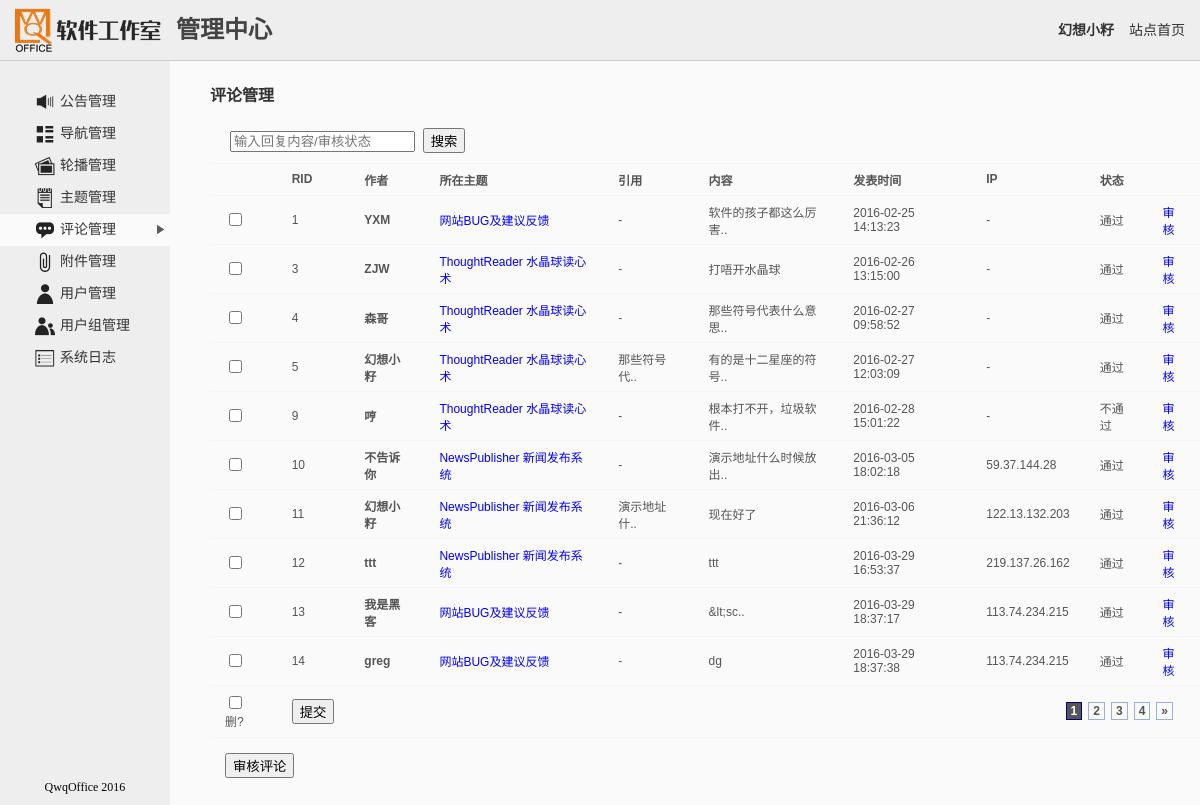
Page /admin.php?mod=reply (signed in) on the committed database.
### tables this page shows
CREATE TABLE IF NOT EXISTS `qo_reply` (
  `RID` int(10) NOT NULL AUTO_INCREMENT,
  `TID` int(10) NOT NULL,
  `UID` int(10) DEFAULT NULL,
  `VisitorName` char(20) DEFAULT NULL,
  `Quote` int(10) DEFAULT NULL,
  `ReplyContent` text NOT NULL,
  `Time` datetime NOT NULL,
  `ReplyIP` char(15) NOT NULL,
  `Status` char(10) NOT NULL,
  PRIMARY KEY (`RID`),
  KEY `qo_article_reply_ibfk_1` (`TID`)
);

CREATE TABLE IF NOT EXISTS `qo_article` (
  `TID` int(10) NOT NULL AUTO_INCREMENT,
  `CID` int(10) NOT NULL,
  `UID` int(10) NOT NULL,
  `Title` char(40) NOT NULL,
  `Content` text NOT NULL,
  `Time` datetime NOT NULL,
  `ClickCount` int(10) NOT NULL,
  `ArticleType` char(20) NOT NULL,
  PRIMARY KEY (`TID`),
  KEY `qo_article_ibfk_1` (`CID`)
);

CREATE TABLE IF NOT EXISTS `qo_user` (
  `UID` int(10) NOT NULL AUTO_INCREMENT,
  `GID` int(10) NOT NULL,
  `Username` char(20) NOT NULL,
  `Password` char(32) NOT NULL,
  `RegIP` char(15) NOT NULL,
  `RegDate` datetime NOT NULL,
  `LastLogin` datetime NOT NULL,
  `Privacy` char(20) NOT NULL,
  PRIMARY KEY (`UID`),
  UNIQUE KEY `Username` (`Username`)
);

### admin.php (the view, shortened to what this page needs)
<!DOCTYPE html PUBLIC "-//W3C//DTD XHTML 1.0 Transitional//EN" "http://www.w3.org/TR/xhtml1/DTD/xhtml1-transitional.dtd">
<html xmlns="http://www.w3.org/1999/xhtml">
<head>
<link href="css/style.admin.css" rel="stylesheet" type="text/css" />
<link rel="stylesheet" href="ke4/themes/default/default.css" />
<link rel="stylesheet" href="ke4/plugins/code/prettify.css" />
</head>
<body>
<?php
	require_once("include/func.php");
	if(isset($_GET["mod"])){
		$mod=$_GET["mod"];
	}else{
		$mod="";
	}
	if(isset($_GET["page"])){
		$page=$_GET["page"];
	}else{
		$page="1";
	}
	$PageSize=10;
	$PageCount=8;
	$start=($page-1)*$PageSize;
	$u=$_SESSION["qo_user"];
	$uid=getUID($u);
	$menus=array("notice"=>"公告管理",
				 "navi"=>"导航管理",
				 "carousel"=>"轮播管理",
				 "article"=>"主题管理",
				 "reply"=>"评论管理",
				 "attach"=>"附件管理",
				 "user"=>"用户管理",
				 "usergrp"=>"用户组管理",
				 "logs"=>"系统日志");
	echo "<table cellpadding='0' cellspacing='0' width='100%' height='100%'><tr><td height='61' colspan='2'>";
	echo "<div id='header'>";
	echo "<a href='admin.php'><img src='images/logo.png' width='146' height='50' style='float:left;margin-left:15px;' />";
	echo "<span class='title'>管理中心</span></a>";
	echo "<span class='home'><a href='index.php'>站点首页</a></span>";
	echo "<span class='greeting'><a href='index.php?{$uid}'>{$_SESSION['qo_user']}</a></span>";
	echo "</div></td></tr>";
	echo "<tr><td width='170' style='vertical-align:top;position:relative;background-color:#EEE;'>";
	echo "<div id='menu'>";
	echo "<ul>";
	foreach($menus as $key=>$value){
		$curStr=$mod==$key ? "class='cur'" : "";
		echo "<a href='admin.php?mod={$key}' {$curStr}><img src='images/{$key}.png' width='20' height='20' /><li>{$value}</li></a>";
	}
	echo "</ul>";
	echo "<span class='copyright'>QwqOffice 2016</span>";
	echo "</div></td>";
	echo "<td style='vertical-align:top;'>";
	echo "<div id='content'>";
	if($mod=="notice"){
		$types=array("String"=>"文字", "Link"=>"链接");
		$status=array("Show"=>"显示","Hide"=>"隐藏");
		if(isset($_GET["opr"])){
			$opr=$_GET["opr"];
		}else{
			$opr="mgr";
		}
		if($opr=="mgr" || $opr=="search"){
			$globaltitle="公告管理";
			$kwd="";
			if(isset($_GET["kwd"])) $kwd=$_GET["kwd"];
			echo "<h4>{$globaltitle}</h4>";
			echo "<div class='search'><form action='' autocomplete='off' method='get'>";
			echo "<input type='hidden' name='mod' value='{$mod}' />";
			echo "<input type='hidden' name='opr' value='search' />";
			echo "<input type='text' name='kwd' placeholder='输入标题/链接/是否显示' value='{$kwd}' />";
			echo "&nbsp;&nbsp;<input type='submit' value='搜索' />";
			echo "</form></div>";
			echo "<form action='admin_comm.php' method='post'><table id='table' cellspacing='0'>";
			echo "<tr><td></td><td>NID</td><td>作者</td><td>标题</td><td>类型</td><td>内容</td><td>时间</td><td>状态</td><td></td></tr>";
			if($opr=="mgr"){
				$sql="select * from qo_notice,qo_user where qo_notice.UID=qo_user.UID order by NID";
			}else{
				$kwd=mb_substr(addslashes(str_replace(" ","%",$_GET["kwd"])),0,10,"utf-8");
				$sql="select * from qo_notice,qo_user where qo_notice.UID=qo_user.UID and (Title like '%{$kwd}%' or Content like '%{$kwd}%') order by NID";
			}
			$number=mysql_num_rows(mysql_query($sql));
			$result=mysql_query($sql." limit {$start},{$PageSize}");
			$maxPage=$number%$PageSize==0 ? $number/$PageSize : floor($number/$PageSize)+1;
			while($arr=mysql_fetch_array($result)){
				$month=substr($arr["Time"],0,7);
				echo "<tr><td><input type='checkbox' name='delete[]' value='{$arr['NID']}' /></td>";
				echo "<td>{$arr['NID']}</td>";
				echo "<td><a href='home.php?mod=spc&ac=profile&uid={$arr['UID']}#notice{$arr['NID']}'>{$arr['Username']}</td>";
				echo "<td class='noticetitle'><a href='home.php?mod=notice&ac=notice&date={$month}&nid={$arr['NID']}' style='color:black'>{$arr['Title']}</a></td>";
				echo "<td>{$types[$arr['NoticeType']]}</td>";
				echo "<td>{$arr['Content']}</td>";
				echo "<td>{$arr['Time']}</td>";
				echo "<td>{$status[$arr['Status']]}</td>";
				echo "<td><a href='admin.php?mod=notice&opr=edit&nid={$arr['NID']}' class='mainlink'>编辑</a></td></tr>";
			}
			echo "<tr><td><input id='checkbox' type='checkbox' onclick='checkAll(this)' /><label for='checkbox'>删?</label></td>";
			echo "<td><input type='submit' name='{$mod}' value='提交' /></td>";
			echo "<td colspan='6'>";
			print_page($number,$PageSize,$page,$PageCount,true);
			echo "</td><td></td></tr>";
			echo "<tr><td colspan='10'><a href='admin.php?mod=notice&opr=new'><input type='button' value='发布公告' /></a></td></tr>";
			echo "</table></form>";
		}
		else if($opr=="new" || $opr=="edit"){
			if($opr=="edit"){
				if(isset($_GET["nid"])){
					$nid=$_GET["nid"];
					chkExists("qo_notice","NID",$uid);
				}else{
					exit;
				}
				$notice=mysql_fetch_array(mysql_query("select * from qo_notice where NID={$nid}"));
				$oldspan=$notice["Title"];
				$oldtitle=strip_tags($oldspan);
				$oldtype=$notice["NoticeType"];
				$oldcontent=str_replace("<br />","\r\n",$notice["Content"]);
				$oldsta=$notice["Status"];
				$globaltitle="公告管理-编辑公告";
				echo "<h4>{$globaltitle}</h4>";
			}else{
				$oldtitle="";
				$oldtype="";
				$oldcontent="";
				$oldsta="";
				$globaltitle="公告管理-发布公告";
				echo "<h4>{$globaltitle}</h4>";
			}
			echo "<form action='admin_comm.php' autocomplete='off' method='post' onsubmit='return chkNotice()'>";
			echo "<table id='table' class='detail-table' cellspacing='0'>";
			echo "<tr><td><p><label for='noticeTitle'>标题</label></p>";
			echo "<p><input type='text' name='noticeTitle' id='noticeTitle' value='{$oldtitle}' />";
			echo "</p></td></tr>";
			echo "<tr><td><p><label>类型：</label></p>";
			$i=1;
			foreach($types as $k=>$v){
				$checkStr=$i==1?"checked":"";
				if($opr=="edit") $checkStr=$oldtype==$k?"checked":"";
				echo "<p class='inputradio'><input type='radio' name='type' value='{$k}' id='{$k}' {$checkStr} /><label for='{$k}'>{$v}</label></p>";
				$i++;
			}
			echo "</td></tr>";
			echo "<tr><td><p><label for='noticeContent'>内容：</label></p>";
			echo "<p><textarea name='noticeContent' id='noticeContent' max-width='200'>{$oldcontent}</textarea></p></td></tr>";
			echo "<tr><td><p><label>状态</label></p>";
			echo "<p class='inputradio'>";
			$i=1;
			foreach($status as $k=>$v){
				$checkStr=$i==1?"checked":"";
				if($opr=="edit") $checkStr=$oldsta==$k?"checked":"";
				echo "<input type='radio' name='status' value='{$k}' id='{$k}' {$checkStr} /><label for='{$k}'>{$v}</label>&nbsp;&nbsp;";
				$i++;
			}
			echo "</p>";
			echo "</td></tr>";
			echo "<tr><td><p><input type='submit' name='{$mod}' id='{$mod}' value='提交' />";
			echo "<input type='hidden' name='opr' value='{$opr}' />";
			echo "&nbsp;&nbsp;<input type='reset' value='重置' /></p></td></tr>";
			if($opr=="edit"){
				echo "<div id='oldspan' style='display:none'>{$oldspan}</div>";
				echo "<input type='hidden' name='nid' value='{$_GET['nid']}' />";
			}
			echo "</table></form>";
		}else{
			header("location: admin.php");
			exit;
		}
	}
	else if($mod=="reply"){
		if(isset($_GET["opr"])){
			$opr=$_GET["opr"];
		}else{
			$opr="mgr";
		}
		if($opr=="mgr" || $opr=="search"){
			$globaltitle="评论管理";
			$kwd="";
			echo "<h4>{$globaltitle}</h4>";
			echo "<div class='search'><form action='' autocomplete='off' method='get'>";
			echo "<input type='text' name='kwd' placeholder='输入回复内容/审核状态' value='{$kwd}' />";
			echo "&nbsp;&nbsp;<input type='submit' value='搜索' />";
			echo "</form></div>";
			echo "<form action='admin_comm.php' autocomplete='off' method='post'><table id='table' cellspacing='0'>";
			echo "<tr><td></td><td>RID</td><td>作者</td><td>所在主题</td><td>引用</td><td>内容</td><td>发表时间</td><td>IP</td><td>状态</td><td></td></tr>";
			if($opr=="mgr"){
				$sql="select * from qo_reply order by RID";
			}else{
				$kwd=mb_substr(addslashes(str_replace(" ","%",$_GET["kwd"])),0,10,"utf-8");
				$sql="select * from qo_reply where ReplyContent like '%{$kwd}%' or Status='{$kwd}' order by RID";
			}
			$result=mysql_query($sql." limit {$start},{$PageSize}");
			while($arr=mysql_fetch_array($result)){
				if($arr["Quote"]==""){
					$reply="-";
				}else{
					$reply=mysql_fetch_array(mysql_query("select * from qo_reply where RID={$arr['Quote']}"));
					$reply=htmlspecialchars($reply["ReplyContent"]);
				}
				echo "<tr><td><input type='checkbox' name='delete[]' value='{$arr['RID']}' /></td>";
				echo "<td>{$arr['RID']}</td>";
				if($arr["UID"]==""){
					$name=$arr["VisitorName"];
				}else{
					$name=mysql_fetch_array(mysql_query("select * from qo_user where UID={$arr['UID']}"));
					$name=$name["Username"];
				}
				echo "<td class='bolder'>{$name}</td>";
				$title=mysql_fetch_array(mysql_query("select * from qo_article where TID={$arr['TID']}"));
				$title=$title["Title"];
				echo "<td><a href='article.php?mod=view&tid={$arr['TID']}' class='mainlink'>{$title}</a></td>";
				echo "<td title='{$reply}'>".mb_substr($reply,0,5,"utf-8").(mb_strlen($reply)>5?"..":"")."</td>";
				$content=htmlspecialchars($arr["ReplyContent"]);
				echo '<td title="'.$content.'">'.mb_substr($content,0,10,"utf-8").(mb_strlen($content)>10?"..":"")."</td>";
				echo "<td>{$arr['Time']}</td>";
				echo "<td>{$arr['ReplyIP']}</td>";
				echo "<td>{$arr['Status']}</td>";
				echo "<td><a href='admin.php?mod=reply&opr=edit&rid={$arr['RID']}' class='mainlink'>审核</a></td></tr>";
			}
			echo "<tr><td><input id='checkbox' type='checkbox' onclick='checkAll(this)' /><label for='checkbox'>删?</label></td>";
			echo "<td><input type='submit' name='{$mod}' value='提交' /></td>";
			echo "<td colspan='8'>";
			echo "</td></tr>";
			echo "<tr><td colspan='10'><a href='admin.php?mod=reply&opr=verify'><input type='button' value='审核评论' /></a></td></tr>";
			echo "</table></form>";
		}
	}
	echo "</div></td></tr>";
?>
</body>
</html>

### css/style.admin.css (style rules this page uses)
body, html { height:100%; }
body { font-family:Microsoft YaHei,Tahoma,Helvetica,'SimSun',sans-serif; background-color:rgb(254,254,254); overflow-y:scroll; margin: 0px; padding: 0px; }
.bolder { font-weight:bolder; }
a,img { border:none; }
a { font-family: Microsoft YaHei,Tahoma,Helvetica,'SimSun',sans-serif; text-decoration:none; color:#333; }
span { font-family:"微软雅黑"; }
#header { background-color: #EEE; width: 100%; height:50px; padding-top:5px; padding-bottom:5px; border-bottom:1px solid #CCC; }
#header .title { float:left; padding-left:15px; font-family:"微软雅黑"; font-size:24px; font-weight:bolder; line-height:50px; display:block; height:50px; color:#444; }
#header .greeting { float: right; font-size: 14px; font-weight: bolder; line-height: 50px; display: block; height: 50px; color: #444; margin-right:10px; }
#header .home { float:right; font-size:14px; line-height:50px; display:block; height:50px; color:#444; padding-left:5px; padding-right:5px; margin-right:10px; }
#menu { height: 100%; width: 170px; background-color:#EEE; }
#menu ul { padding:0px; margin:0px; padding-top:25px; display:block; list-style-type:none; }
#menu ul img { display:block; float:left; margin-right:5px; }
#menu ul li { position:relative; display:block; line-height:20px; }
#menu ul a,#menu ul a:visited { color:#333; padding-bottom:6px; padding-top:6px; padding-left:35px; display:block; line-height:20px; text-decoration:none; font-family:"微软雅黑"; font-size:14px; transition:background-color ease-in-out 0.2s; }
#menu ul a:hover, #menu ul a.cur { background-color:#FAFAFA; }
#menu ul a.cur li:after { position:absolute; opacity:0.8; top:2px; right:2px; content:url(../images/triangle.png); }
#menu .copyright { width:100%; font-size:12px; text-align:center; display:block; position:absolute; bottom:10px; left:0px; }
#content { background:#FAFAFA; padding-bottom:20px; width: 100%; height: 100%; }
#content table { color:#555; font-size:12px; }
#content form { color:#333; font-size:14px; }
#content>h4 { margin-top:0px; padding-top:1.33em; padding-left:40px; color:#333; }
#content>form { padding-left:40px; }
#content>form>table a.mainlink { color:#00F; }
#content>form>table tr:first-child { font-weight:bolder; }
#content>form>table tr:last-child td { padding-top:15px; }
#content>form>table input { vertical-align:middle; }
#content>form>table label { font-family:"Lucida Console", Monaco, monospace; }
#navi-table td, #carou-table td, #table td, #info-table td { padding-left: 15px; padding-right: 15px; }
#table td, #info-table td { padding-top:7px; padding-bottom:7px; border-top: 1px solid #F5F5F5; }
.search { padding-left:60px; padding-bottom:10px; }

### rows in the picture
qo_reply: RID "1", VisitorName "YXM", TID.Title "网站BUG及建议反馈", Quote "-", ReplyContent "软件的孩子都这么厉害", Time "2016-02-25 14:13:23", ReplyIP "-", Status "通过"
qo_reply: RID "3", VisitorName "ZJW", TID.Title "ThoughtReader 水晶球读心术", Quote "-", ReplyContent "打唔开水晶球", Time "2016-02-26 13:15:00", ReplyIP "-", Status "通过"
qo_reply: RID "4", VisitorName "森哥", TID.Title "ThoughtReader 水晶球读心术", Quote "-", ReplyContent "那些符号代表什么意思", Time "2016-02-27 09:58:52", ReplyIP "-", Status "通过"
qo_reply: RID "5", UID.Username "幻想小籽", TID.Title "ThoughtReader 水晶球读心术", qo_reply.ReplyContent "那些符号代", ReplyContent "有的是十二星座的符号", Time "2016-02-27 12:03:09", ReplyIP "-", Status "通过"
qo_reply: RID "9", VisitorName "哼", TID.Title "ThoughtReader 水晶球读心术", Quote "-", ReplyContent "根本打不开，垃圾软件", Time "2016-02-28 15:01:22", ReplyIP "-", Status "不通过"
qo_reply: RID "10", VisitorName "不告诉你", TID.Title "NewsPublisher 新闻发布系统", Quote "-", ReplyContent "演示地址什么时候放出", Time "2016-03-05 18:02:18", ReplyIP "59.37.144.28", Status "通过"
qo_reply: RID "11", UID.Username "幻想小籽", TID.Title "NewsPublisher 新闻发布系统", qo_reply.ReplyContent "演示地址什", ReplyContent "现在好了", Time "2016-03-06 21:36:12", ReplyIP "122.13.132.203", Status "通过"
qo_reply: RID "12", UID.Username "ttt", TID.Title "NewsPublisher 新闻发布系统", Quote "-", ReplyContent "ttt", Time "2016-03-29 16:53:37", ReplyIP "219.137.26.162", Status "通过"
qo_reply: RID "13", VisitorName "我是黑客", TID.Title "网站BUG及建议反馈", Quote "-", ReplyContent "&lt;sc", Time "2016-03-29 18:37:17", ReplyIP "113.74.234.215", Status "通过"
qo_reply: RID "14", VisitorName "greg", TID.Title "网站BUG及建议反馈", Quote "-", ReplyContent "dg", Time "2016-03-29 18:37:38", ReplyIP "113.74.234.215", Status "通过"

### other values in the picture
$_SESSION['qo_user'] "幻想小籽"
$value "公告管理"
$value "导航管理"
$value "轮播管理"
$value "主题管理"
$value "评论管理"
$value "附件管理"
$value "用户管理"
$value "用户组管理"
$value "系统日志"
$globaltitle "评论管理"
